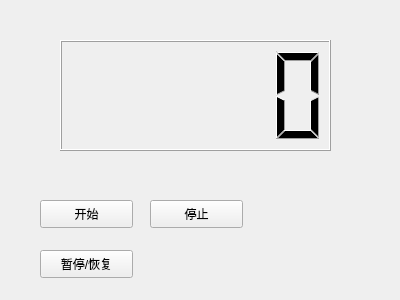
<?xml version="1.0" encoding="UTF-8"?>
<ui version="4.0">
 <class>test</class>
 <widget class="QWidget" name="test">
  <property name="geometry">
   <rect>
    <x>0</x>
    <y>0</y>
    <width>400</width>
    <height>300</height>
   </rect>
  </property>
  <property name="windowTitle">
   <string>Test</string>
  </property>
  <widget class="QLCDNumber" name="lcdNumber">
   <property name="geometry">
    <rect>
     <x>60</x>
     <y>40</y>
     <width>271</width>
     <height>111</height>
    </rect>
   </property>
  </widget>
  <widget class="QPushButton" name="pushButton">
   <property name="geometry">
    <rect>
     <x>40</x>
     <y>200</y>
     <width>93</width>
     <height>28</height>
    </rect>
   </property>
   <property name="text">
    <string>开始</string>
   </property>
  </widget>
  <widget class="QPushButton" name="pushButton_2">
   <property name="geometry">
    <rect>
     <x>150</x>
     <y>200</y>
     <width>93</width>
     <height>28</height>
    </rect>
   </property>
   <property name="text">
    <string>停止</string>
   </property>
  </widget>
  <widget class="QPushButton" name="pushButton_3">
   <property name="geometry">
    <rect>
     <x>40</x>
     <y>250</y>
     <width>93</width>
     <height>28</height>
    </rect>
   </property>
   <property name="text">
    <string>暂停/恢复</string>
   </property>
  </widget>
 </widget>
 <resources/>
 <connections/>
</ui>
